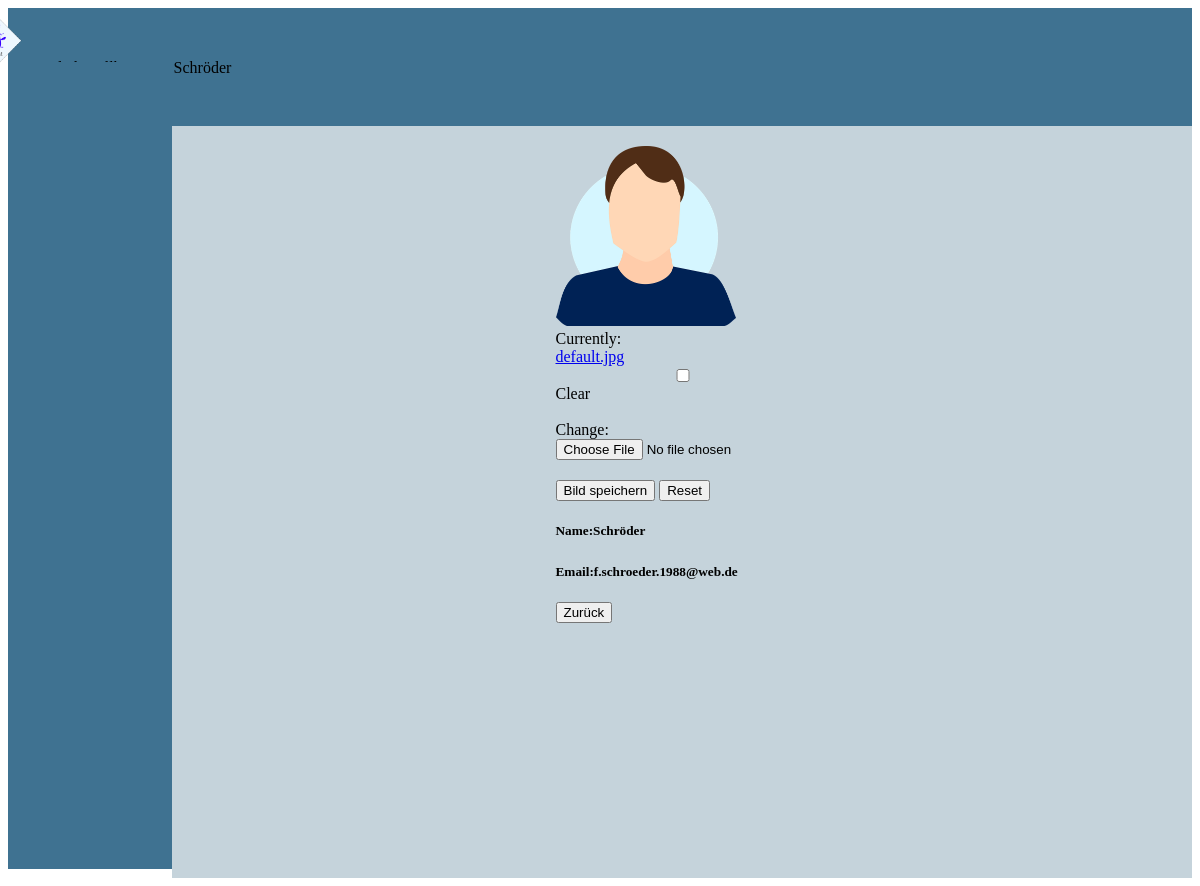
Before: /profile/ (signed in) with the older database file.
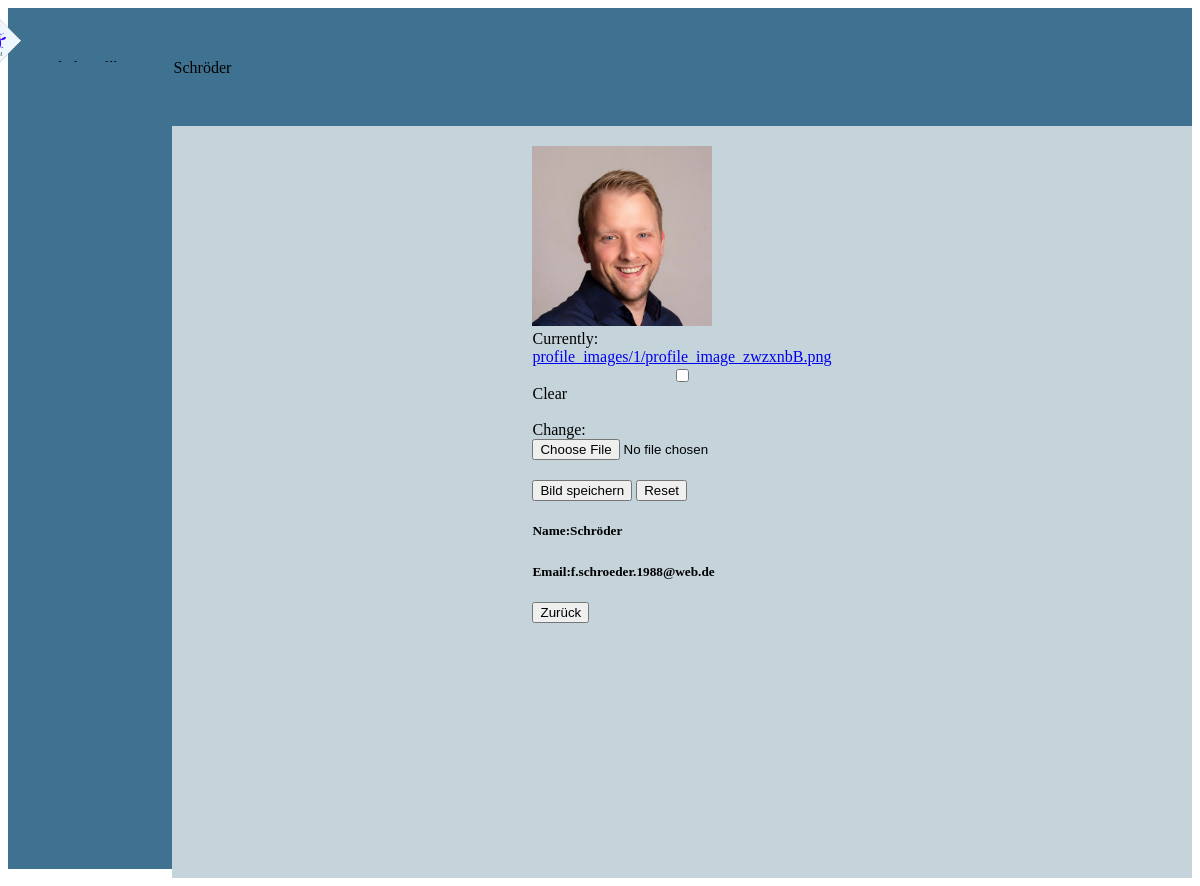
After: the same page with the newer database file.
### account/models.py (models this page shows, shortened)
class User(AbstractBaseUser):
    email = models.EmailField(verbose_name="email", max_length=60, unique=True)
    username = models.CharField(max_length=30, unique=True)
    date_joined = models.DateTimeField(verbose_name="date joined", auto_now_add=True)
    last_login = models.DateTimeField(verbose_name="last login", auto_now=True)
    is_admin = models.BooleanField(default=False)
    is_active = models.BooleanField(default=True)
    is_staff = models.BooleanField(default=True)
    is_superuser = models.BooleanField(default=False)
    profile_image = models.ImageField(max_length=255, upload_to=get_profile_image_filepath,
                                      null=True, blank=True, default=get_default_profile_image)
    hide_email = models.BooleanField(default=True)
    USERNAME_FIELD = 'email'
    REQUIRED_FIELDS = ['username']
    objects = AccountManager()
    def __str__(self):
        return self.username

class Profile(models.Model):
    user = models.OneToOneField(User, on_delete=models.CASCADE)
    image = models.ImageField(default=get_default_profile_image, null=True, blank=True, upload_to=get_profile_image_filepath,)

### account/views.py (the view)
# urls.py: path('profile/', profile_view, name  ="profile"),
@login_required  # Require user logged in before they can access profile page
def profile_view(request):
    Profile.objects.get_or_create(user=request.user) # Important otherwise no creating a profile
    if request.method == 'POST':
        profile_form = ProfileUpdateForm(request.POST, request.FILES, instance=request.user.profile)
        user_form = UserUpdateForm(request.POST, request.FILES, instance=request.user.profile)
        if profile_form.is_valid() and user_form.is_valid():
            user_form.save()
            profile_form.save()
            messages.success(request, f'Your account has been updated!')
            return redirect('profile')  # Redirect back to profile page
    else:
        user_form = UserUpdateForm(instance=request.user)
        profile_form = ProfileUpdateForm(instance=request.user.profile)
    context = {
        'user_form': user_form,
        'profile_form': profile_form
    }
    return render(request, 'account/profile.html', context)

### account/forms.py
class UserUpdateForm(forms.ModelForm):
    class Meta:
        model = User
        fields = ['profile_image']

class ProfileUpdateForm(forms.ModelForm):
    class Meta:
        model = Profile
        fields = ['image']

### account/templates/account/profile.html
{% extends "home.html" %} {% load static %} {% block content %}
<div class="content-section">
    <div class="form-row">
        <div class="col-md-5">
            <div class="media">
                <img class="profile-image" src="{{  request.user.profile.image.url }}">
                <div class="form-group">
                    <form class="profile-form" method="post" enctype="multipart/form-data">
                        {{ profile_form.image }} {% csrf_token %}
                        <div class="profile-buttons">
                            <button type="submit" class="btn btn-dark btn-lg">Bild speichern</button>
                            <button type="reset" class="btn btn-dark btn-lg">Reset</button>
                        </div>
                    </form>
                </div>
            </div>
        </div>
        <div class="media-body">
            <div class="profil-name">
                <h5>Name:</h5>
                <h5 class="account-heading">{{ user.username }}</h5>
            </div>
            <div class="profil-name">
                <h5>Email:</h5>
                <h5 class="text-secondary"> {{ user.email }}</h5>
            </div>
            <div class="button-back">
                <a href="{% url 'chat' %}">
                    <button class="btn btn-dark btn-lg">Zurück</button></a>
            </div>
        </div>
    </div>
</div>
{% endblock content %}

### templates/home.html (shortened to what this page needs)
<!DOCTYPE html>
<html lang="en">
<head>
    <link rel="stylesheet" href="https://code.getmdl.io/1.3.0/material.indigo-pink.min.css"> {% load static %}
    <link rel="stylesheet" href="{% static 'css/style.css' %}">
</head>
<body>
    <div class="mdl-layout mdl-js-layout">
        <header class="mdl-layout__header mdl-layout__header--scroll header-background">
            <div class="mdl-layout__header-row">
                <span class="mdl-layout-title">
                    <img class="img-fluid mx-auto d-block" src="{% static 'img\plaudern.png' %}"
                        alt="codingwithmitch logo" width="65" height="65">
                    {% if request.user.is_authenticated %}
                    Herzlich Willkommen {{ request.user }}
                    {% else %}
                    Herzlich Willkommen, bitte einloggen.
                    {% endif %}
                </span>
                <nav class="mdl-navigation">
                    {% if user.is_authenticated %}
                    <div>
                        <a href="{% url 'chat' %}">
                            <img class="user-picture" src="{% static 'img\Chat_icon.png' %}"></a>
                    </div>
                    {% else %}
                    <a class="mdl-navigation__link" href="{% url 'login' %}">Login</a>
                    <a class="mdl-navigation__link" href="{% url 'register' %}">Register</a> {% endif %}
                </nav>
            </div>
        </header>
        <div class="main-space">
            <div class="user-container">
            </div>
            <div class="chat-content">
                <div class="page-content">
                    {% block content %} {% endblock %}
                </div>
            </div>
        </div>
    </div>
</body>
</html>

Changed rows visible on the page:
changed through a linked row, User "Schröder": user.profile.image: picture added in place of a placeholder
Other visible differences:
text no longer shown: "Currently: default.jpg Clear Change:"
text now shown: "Currently: profile_images/1/profile_image_zwzxnbB.png Clear Change:"
